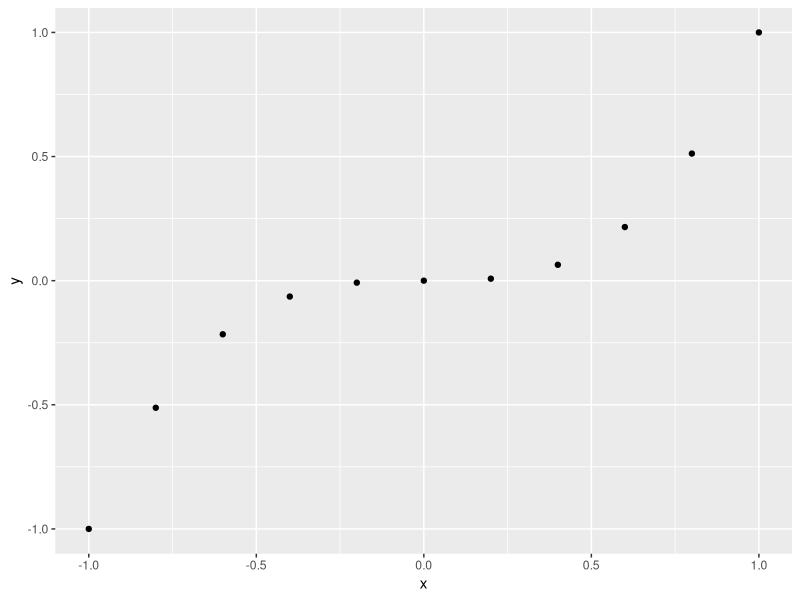
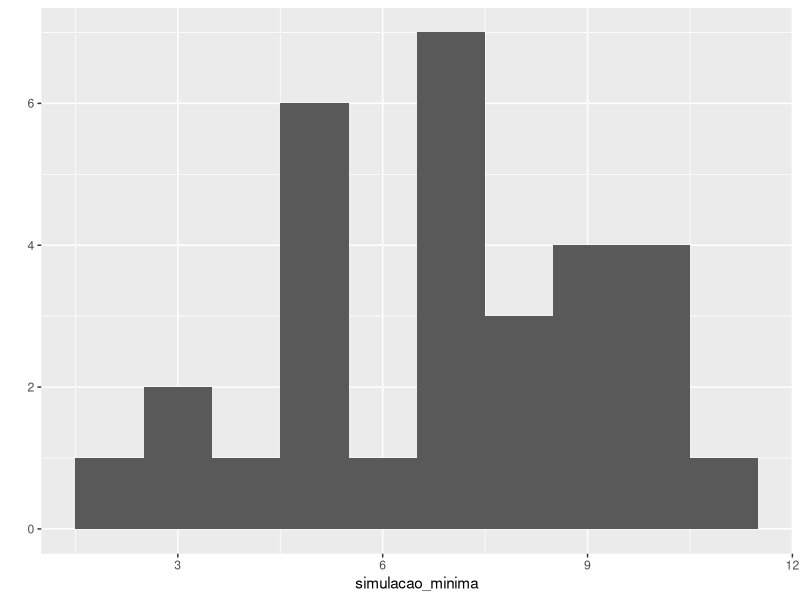
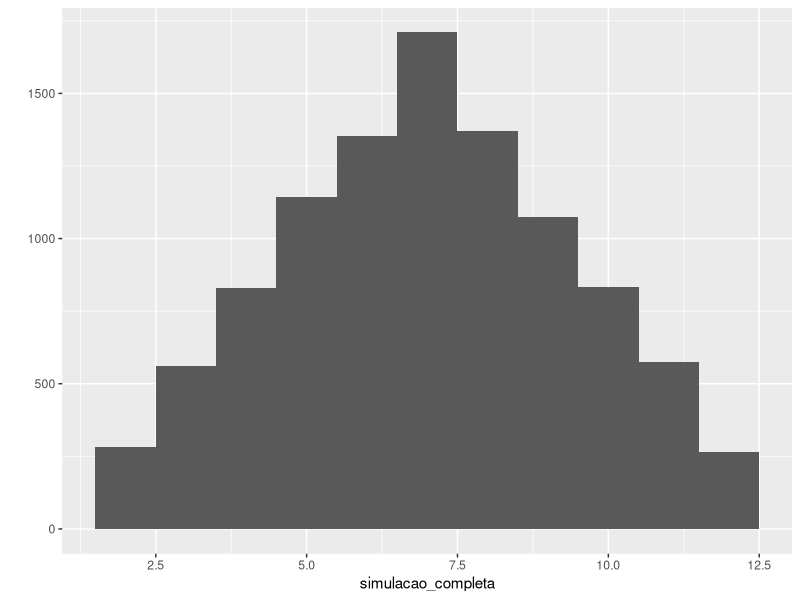
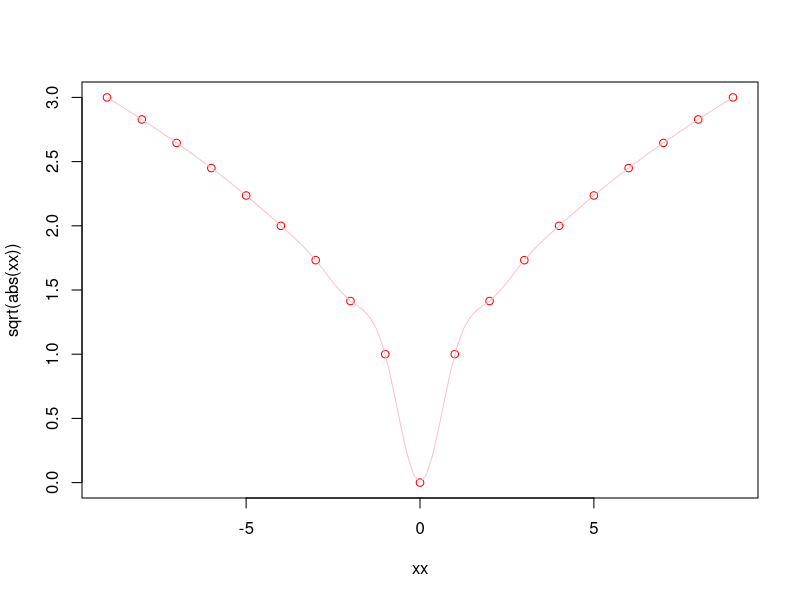
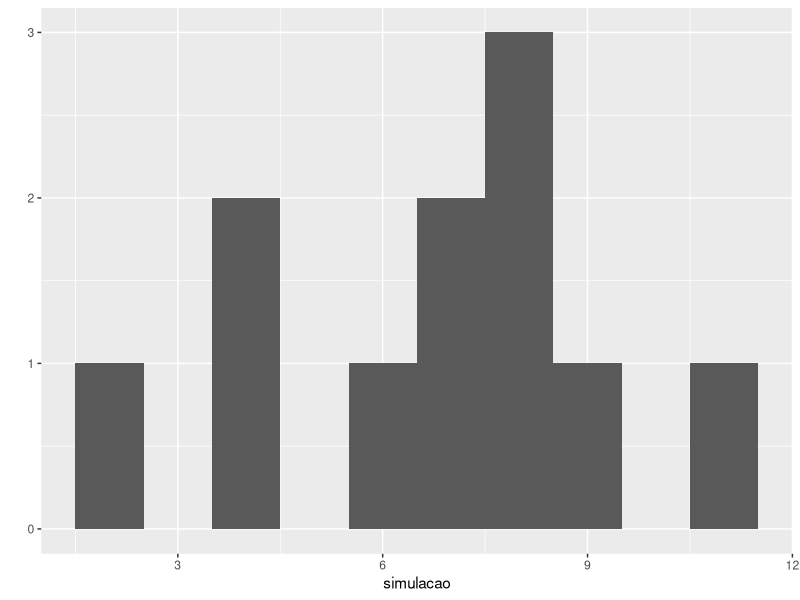

Generate these figures, in order, with R:
## ---- chunk 1
# Funcoes graficas com ggplot2
library(ggplot2)
# Instalacao do pacote (execute se necessario)
#install.packages("ggplot2")
## ---- chunk 2
# Sequencia de valores para o grafico
x <- c(-1, -0.8, -0.6, -0.4, -0.2, 0, 0.2, 0.4, 0.6, 0.8, 1)
x
# Transformacao e visualizacao
y <- x^3
y
qplot(x, y)
## ---- chunk 3
# Simulacao simples de dois dados
dado <- 1:6
dados <- sample(dado, size = 2, replace = TRUE)
sum(dados)
## ---- chunk 4
# Funcao que retorna a soma dos dados
jogada <-  function() {
  dado <- 1:6
  dados <- sample(dado, size = 2, replace = TRUE)
  return(sum(dados))
}
## ---- chunk 5
# Simulacao pequena para visualizar a distribuicao
simulacao_minima <- replicate(30, jogada())
qplot(simulacao_minima, binwidth =1)
mean(simulacao_minima)
## ---- chunk 6
# Simulacao completa para estimar a media
simulacao_completa <- replicate(10000, jogada())
qplot(simulacao_completa, binwidth =1)
mean(simulacao_completa)
## ---- chunk 7
# Ajuda da funcao sqrt
?sqrt
## ---- chunk 8
# Exemplo de spline e grafico com sqrt
require(stats) # for spline
require(graphics)
xx <- -9:9
plot(xx, sqrt(abs(xx)),  col = "red")
lines(spline(xx, sqrt(abs(xx)), n=101), col = "pink")
## ---- chunk 9
# Simulacao da soma de dois dados com probabilidades
simulacao = replicate(10000, 
                      sample(2:12, 
                      replace=TRUE, 
                      prob=c(1,2,3,4,5,6,5,4,3,2,1)/36))
qplot(simulacao, binwidth=1)
mean(simulacao)
